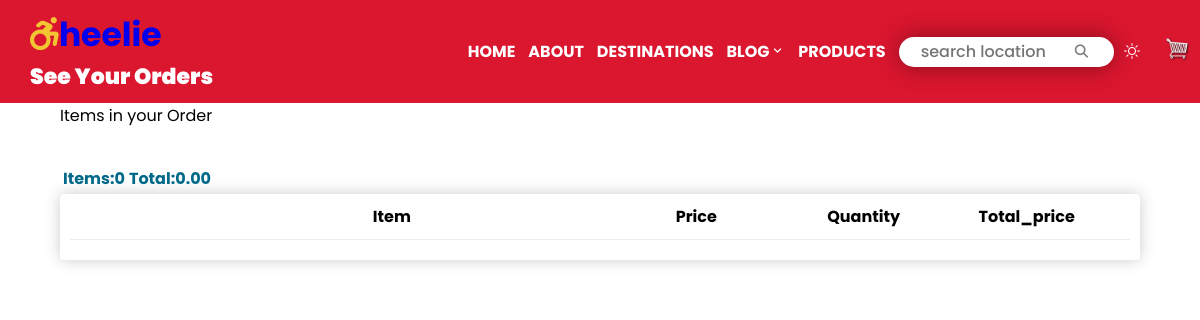
Before: /37/showOrderitems with the older database file.
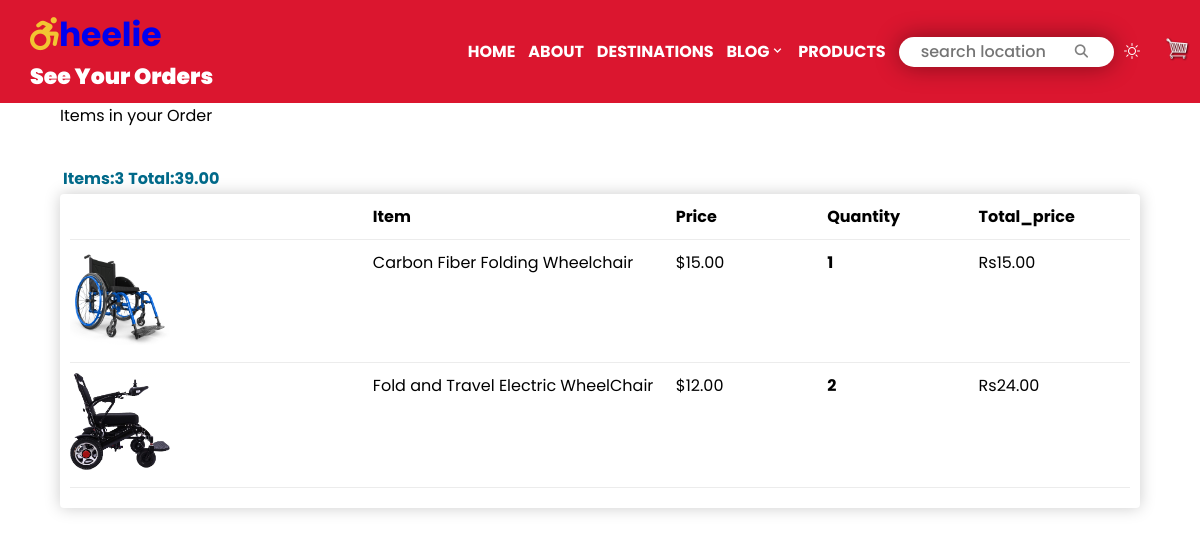
After: the same page with the newer database file.
### stroll1/models.py (models this page shows, shortened)
class Order(models.Model):
    date_ordered = models.DateTimeField(auto_now_add=True, null=True)
    customer = models.ForeignKey(Customer, on_delete= models.SET_NULL, blank=True, null=True)
    complete = models.BooleanField(default=False, null=True, blank=True )
    transaction_id = models.CharField(max_length = 200, null=True)
    payment_method = models.CharField(max_length=20, choices = METHOD, default="Cash on delivery")
    payment_completed = models.BooleanField(default=False, null=True, blank=True)
    @property
    def get_cart_total(self):
        orderitems = self.orderitem_set.all()
        total = sum(orderitem.get_total for orderitem in orderitems)
        return total
    @property
    def get_cart_items_number(self):
        orderitems = self.orderitem_set.all()
        total = sum(orderitem.quantity for orderitem in orderitems)
        return total

class OrderItem(models.Model):
        product = models.ForeignKey(product, on_delete=models.CASCADE, null=True, blank=True)
        order = models.ForeignKey(Order, on_delete=models.CASCADE, null=True, blank=True)
        quantity = models.IntegerField(default=0, null=True, blank=True)
        date_added = models.DateTimeField(auto_now_add=True)
        @property
        def get_total(self):
            total = self.quantity * self.product.price
            return total

class product(models.Model):
        name = models.CharField(max_length = 200, null=True, blank=True)
        price = models.FloatField(max_length = 200, null=True, blank=True)
        image = models.ImageField(null=True, blank=True)
        featured = models.BooleanField(default=False, null=True, blank=True )
        @property
        def imageURL(self):
            try:
                url= self.image.url
            except:
                url = ''
            return url

### stroll1/views.py (the view)
# urls.py: path("<order_id>/showOrderitems", views.showOrderitems, name="showOrderitems"),
def showOrderitems(request, order_id):
     order = Order.objects.get(id=order_id)
     orderitems = order.orderitem_set.all()
     context = {'orderitems': orderitems, 'order':order}
     return render(request, 'orderitems.html', context)

### Templates/orderitems.html (shortened to what this page needs)
{% extends 'base.html' %}
{% load static %}
{% block content %}
Items in your Order
<div class="row">
    <div class="col-lg-12">
        <br>
        <table class="table">
            <tr>
                <th><h4>Items:<strong>{{order.get_cart_items_number}}</strong></h4></th>
                <th><h4>Total:<strong>{{order.get_cart_total|floatformat:2}}</strong></h4></th>
            </tr>
        </table>
        <div class="box-element">
                <div class="cart-row">
                    <div style="flex: 2"></div>
                    <div style="flex: 2"><strong>Item</strong></div>
                    <div style="flex: 1"><strong>Price</strong></div>
                    <div style="flex: 1"><strong>Quantity</strong></div>
                    <div style="flex: 1"><strong>Total_price</strong></div>
                </div>
                {% for orderitem in orderitems %}
                <div class="cart-row">
					<div style="flex:2"><img class="row-image" src="{{orderitem.product.imageURL}}"></div>
					<div style="flex:2"><p>{{orderitem.product.name}}</p></div>
					<div style="flex:1"><p>${{orderitem.product.price|floatformat:2}}</p></div>
					<div style="flex:1">
						<p class="quantity">{{orderitem.quantity}}</p>
					</div>
					<div style="flex:1"><p>Rs{{orderitem.get_total|floatformat:2}}</p></div>
				</div>
                {% endfor %}
        </div>
        <br>
    </div>
</div>
{% endblock %}

### Templates/base.html (shortened to what this page needs)
{% load static %}
<!DOCTYPE html>
<html lang="en">
<head>
    <link href='https://unpkg.com/boxicons@2.1.4/css/boxicons.min.css' rel='stylesheet'>
    <link rel="stylesheet" href="/static/css/style.css">
    <link rel="stylesheet" href="/static/css/stroll-media.css">
	<link rel="stylesheet" href="https://cdn.jsdelivr.net/npm/bootstrap-icons@1.10.5/font/bootstrap-icons.css">
</head>
<body>
    {%include 'nav.html' %}
    <div class="container">
        {% block content %}
        {% endblock %}
    </div>
</body>

### Templates/nav.html (shortened to what this page needs)
{% load static %}
<link rel="stylesheet" href="{% static 'css/style.css' %}">
<link rel="stylesheet" href="https://cdn.jsdelivr.net/npm/bootstrap-icons@1.10.5/font/bootstrap-icons.css">
<div class="container1">
    <div class="title">
        <h2 aria-label="Wheelie logo ."><a href="{% url 'home' %}"><i class="fa-solid fa-wheelchair-move stroll-icon"></i>heelie</a></h2>
        <div><a href="{%url 'user-profile'%}" style="list-style:none"><li style="color: white;"> See Your Orders</li></a></div>
    </div>
    <div aria-label="navigation bar with 4 links home about destinations blog contact" role="nav" class="menu">
        <li><a href="{% url 'home' %}">HOME</a></li>
        <li><a href="#">ABOUT</a></li>
        <li><a href="#container4">DESTINATIONS</a></li>
        <li>
            <a href="#">BLOG<i class='bx bx-chevron-down'></i></a>
        </li>
        <li><a href="{% url 'products' %}">PRODUCTS</a></li>
    </div>
        <div class="form">
            <form aria-label="input text for search"  method="get" action="/search">
            <input type="search" placeholder="search location" name="query" id="query" required>
            <button aria-label = "search-button" class="search" type="submit"><i class="fa-solid fa-magnifying-glass glass"></i></button>
            </form>
        </div>
        <span onclick="change_icon()" id="dark" ><i class="bi bi-brightness-high on" id="light"></i></span>
        <div class="from-inline my-2 my-lg-0">
            <a href="{% url 'cart' %}">
                <img id ="cart-icon" src="{% static 'images/cart.png'%}" alt="">
            </a>
        </div>
</div>

### static/css/style.css (style rules this page uses)
* { margin: 0; box-sizing: border-box; font-family: 'Poppins', sans-serif; scroll-behavior: smooth; }
.container1 { background-color: #DB162F; display: flex; padding: 10px; align-items: center; font-weight: bold; }
a { text-decoration: none; }
.title { width: 40%; color: white; font-size: 22px; font-weight: bolder; padding-left: 20px; }
.stroll-icon { color:#F2C532 ; }
.menu { display: flex; width: 40%; justify-content: space-evenly; }
.menu a { text-decoration: none; color: white; }
.menu li { list-style: none; position: relative; }
h4 { color: #006989; font-weight: bold; }
.container { width: 1080px; margin:0 auto; }
.search { border-style: none; background-color: white; }
.glass { color: gray !important; }
.container1 .form form { background-color: white; border-radius: 30px; height: 30px; padding: 1px 20px; display: flex; align-items: center; transition: 0.8s; box-shadow: 0 0 25px 0 rgba(0, 0, 0, 0.4); }
.container1 .form form input { width: 150px; }
.container1 .form form input { background: transparent; outline: none; border: none; font-weight: 500; font-size: 16px; transition: 0.8s; }
.on { margin: 0 10px; color: white !important; }
.box-element { box-shadow:hsl(0, 0%, 80%) 0 0 16px; background-color: #fff; border-radius: 4px; padding: 10px; }
#cart-icon { width:25px; display: inline-block; margin-left: 15px; }
.col-lg-4, .col-lg-6, .col-lg-8, .col-lg-12 { margin-top: 10px; }
.row-image { width: 100px; }
.cart-row { display: flex; align-items: flex-stretch; padding-bottom: 10px; margin-bottom: 10px; border-bottom: 1px solid #ececec; }
.quantity { display: inline-block; font-weight: 700; padding-right:10px; }

### static/css/stroll-media.css (style rules this page uses)
@media screen and (max-width:1200px) { .container { width: 930px; } }

Changed rows visible on the page:
computed for Order: get_cart_items_number "0" → "3"; get_cart_total "0.00" → "39.00"
added OrderItem: product.imageURL (picture), product.name "Carbon Fiber Folding Wheelchair", product.price "15.00", quantity "1", get_total "15.00"
added OrderItem: product.imageURL (picture), product.name "Fold and Travel Electric WheelChair", product.price "12.00", quantity "2", get_total "24.00"
